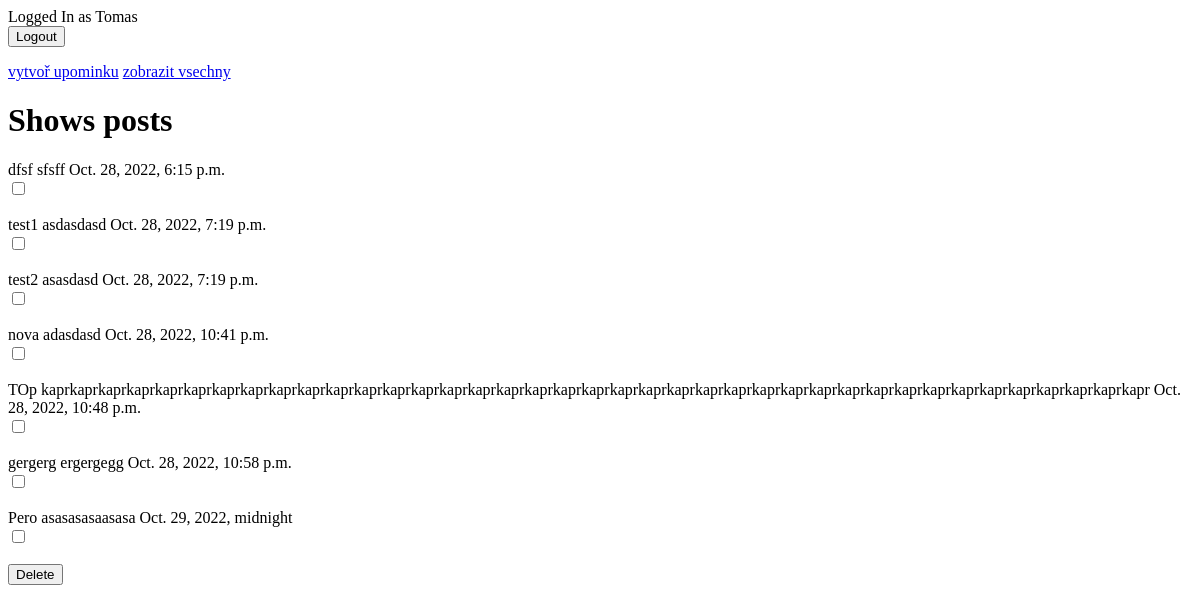
/posts/ (signed in), run on an earlier commit of the app's database.
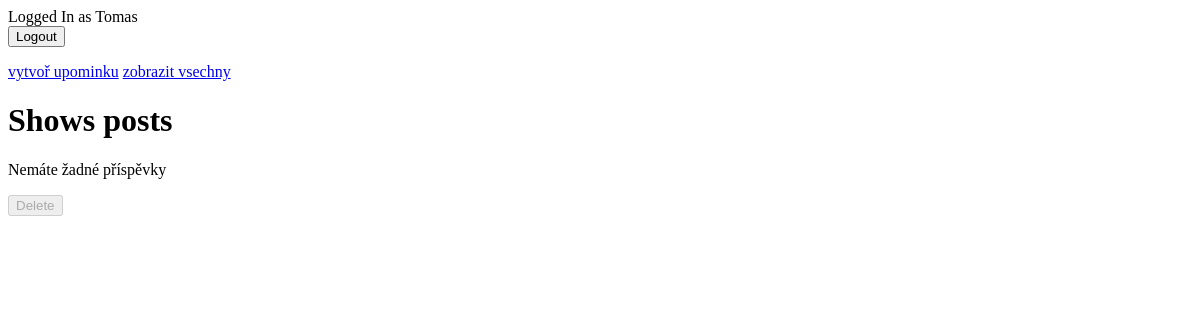
And on a later commit of the database.
### ToDoApp/models.py (models this page shows, shortened)
class TodoModel(models.Model):
    title = models.CharField(max_length=100)
    memo = models.TextField(blank=True)
    created = models.DateTimeField(auto_now_add=True)
    datecompleted = models.DateTimeField(null=True, blank=True)
    important = models.BooleanField(default=False)
    user = models.ForeignKey(User, on_delete=models.CASCADE)

### ToDoApp/views.py (the view)
# urls.py: path('posts/', views.show_posts, name='showposts'),
def show_posts(request):
    mydata = TodoModel.objects.filter(user=request.user)
    if not mydata:
        messages.error(request, 'Nemáte žadné příspěvky', extra_tags='noposts')
        return render(request, 'ToDoApp/show_posts.html', {'mydata' : mydata})
    else:
        if request.method == "POST":
            id_list = request.POST.getlist('boxes')
            if not id_list:
                return render(request, 'ToDoApp/show_posts.html', {'mydata' : mydata})
            else:
                mydata.filter(pk__in=id_list).delete()
                messages.success(request, ("Delete data was success!"))
                return redirect('current')
        else:
            return render(request, 'ToDoApp/show_posts.html', {'mydata' : mydata})

### ToDoApp/templates/ToDoApp/show_posts.html (shortened to what this page needs)
{% extends 'ToDoApp/base.html' %}
{% block content %}
    <h1>Shows posts</h1>
{% for message in messages %}
    {% if 'noposts' in message.tags %}
         <p> {{message}} </p>
    {% endif %}
{% endfor %}
<form action="" method=POST>
    {% for post in mydata %}
    <tr>
        <td>{{ post.title }}</td>
        <td>{{ post.memo }}</td>
        <td>{{ post.created }}</td>
        <br>
        <td>
            {% if post.approved %}
            <div class="form-check">
                <input class="form-check-input" type="checkbox" checked="checked" value={{post.id}} name="boxes">
            </div>
            {% else %}
            <div class="form-check">
                <input class="form-check-input" type="checkbox" value={{post.id}} name="boxes">
            </div>
            {% endif %}
        </td>
        <br>
    </tr>
{% endfor %}
     {% if not mydata %}
     <button  type="submit" disabled>Delete</button>
     {% else %}
     <button  type="submit">Delete</button>
     {% endif %}
{% endblock %}

### ToDoApp/templates/ToDoApp/base.html (shortened to what this page needs)
{% if user.is_authenticated %}
Logged In as {{ user.username }}
<form action="{% url 'logoutuser' %}" method="POST">
    <button type="submit" >Logout</button>
</form>
<a href="{% url 'createtodo' %}">vytvoř upominku</a>
<a href="{% url 'showposts' %}">zobrazit vsechny</a>
{% else %}
<a href="{% url 'home' %}">home</a>
<a href="{% url 'signupuser' %}">SignUp</a>
<a href="{% url 'loginuser' %}">Login</a>
{% endif %}
{% block content %}
{% endblock %}

What changed in the data, as far as the page shows it:
removed TodoModel: title "dfsf", memo "sfsff", created "Oct. 28, 2022, 6:15 p.m."
removed TodoModel: title "test1", memo "asdasdasd", created "Oct. 28, 2022, 7:19 p.m."
removed TodoModel: title "test2", memo "asasdasd", created "Oct. 28, 2022, 7:19 p.m."
removed TodoModel: title "nova", memo "adasdasd", created "Oct. 28, 2022, 10:41 p.m."
removed TodoModel: title "TOp", memo "kaprkaprkaprkaprkaprkaprkaprkaprkaprkaprkaprkaprkaprkaprkaprkaprkaprkaprkaprkaprkaprkaprkaprkaprkaprkaprkaprkaprkaprkaprkaprkaprkaprkaprkaprkaprkaprkaprkapr", created "Oct. 28, 2022, 10:48 p.m."
removed TodoModel: title "gergerg", memo "ergergegg", created "Oct. 28, 2022, 10:58 p.m."
removed TodoModel: title "Pero", memo "asasasasaasasa", created "Oct. 29, 2022, midnight"
Also different on the page:
new list line: "Nemáte žadné příspěvky"
